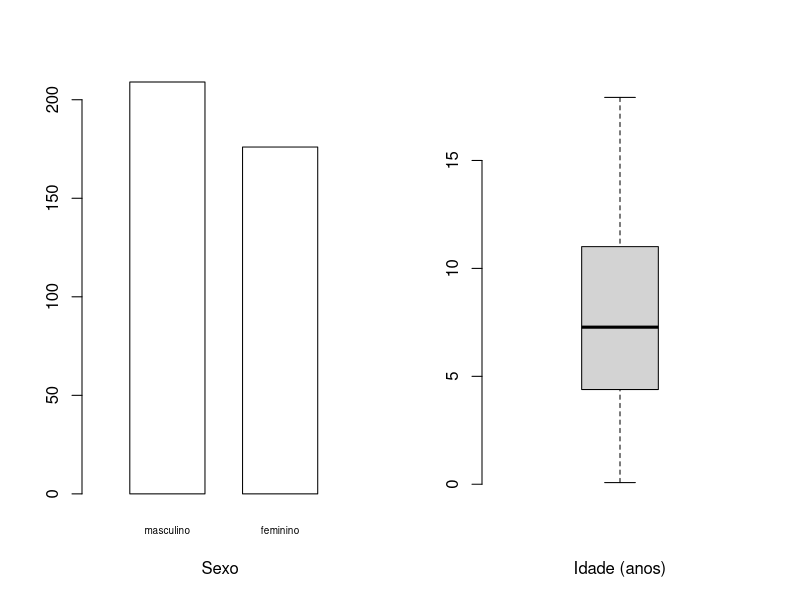
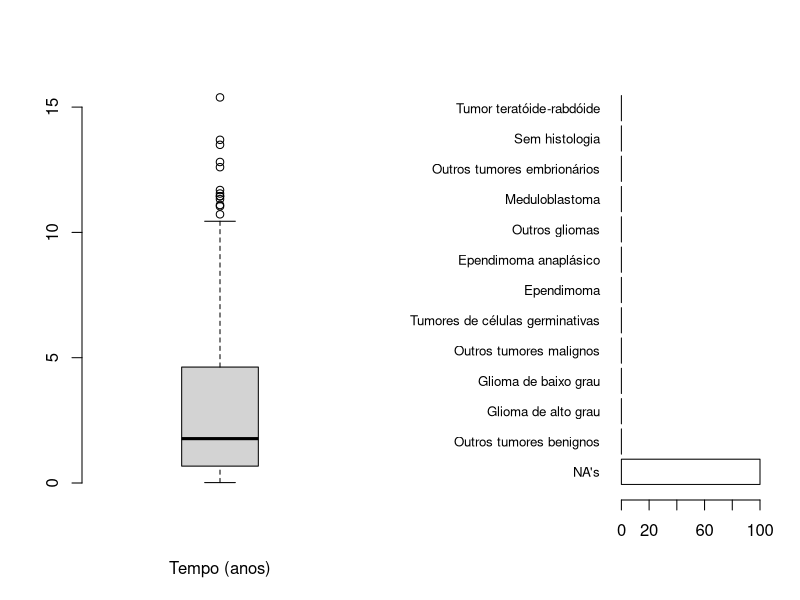
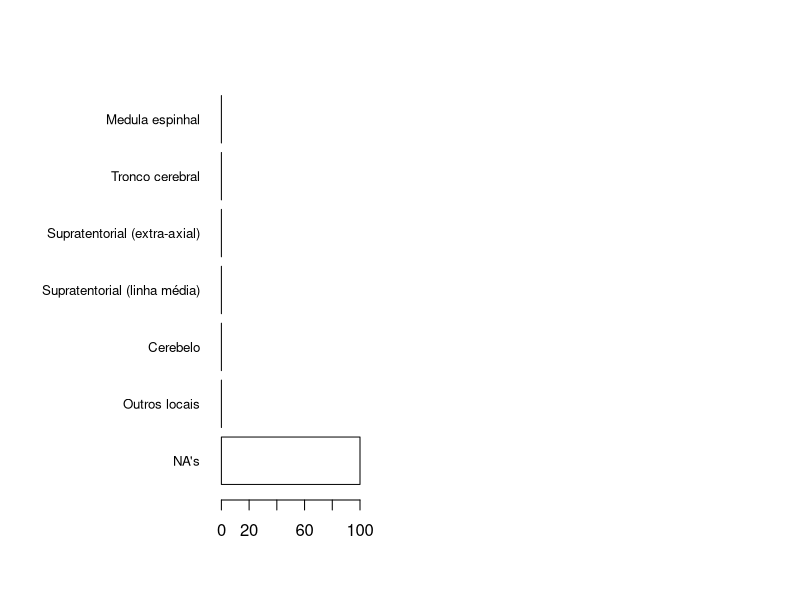

Write R code to recreate these figures, in order. (Note: this script raises an error after producing the figures.)
## ---- chunk 1
require(survival)
snc<-read.csv('../data/snc.csv')
attach(snc)
snc=snc[which(topo!="Calota craniana"&histo!="Histiocitose"&histo!="Hemangiopericitoma"
&histo!="Neuroblastoma"&histo!="Outros"),]
snc=droplevels(snc)
detach(snc)
## ---- chunk 2
attach(snc)
par(mfrow=c(1,2))
barplot(summary(as.factor(sex)),names.arg=c("masculino","feminino"),
xlab="Sexo",width=0.5,xlim=c(0,1.7),space=0.5,col=0,cex.names=0.6)
boxplot(age/365.25,xlab="Idade (anos)",boxwex=0.6,staplewex=0.4,
frame.plot=F,cex.names=0.6)
## ---- chunk 3
boxplot(follow/365.25,xlab="Tempo (anos)",boxwex=0.6,staplewex=0.4,
frame.plot=F,cex.names=0.8)
## ---- chunk 4
require(reshape)
snc$histo.group=combine_factor(histo,c(1,2,3,3,3,3,4,5,5,1,5,6,7,4,8,8,8,8,5,
2,8,1,9,9,9,9,10,4,1,1,1,1,8,8,1,10,4,1,11,5,10,12,3))
levels(snc$histo.group)=c("Outros tumores benignos","Glioma de alto grau",
"Glioma de baixo grau","Outros tumores malignos","Tumores de células germinativas",
"Ependimoma","Ependimoma anaplásico","Outros gliomas","Meduloblastoma","Outros tumores embrionários",
"Sem histologia","Tumor teratóide-rabdóide")
par(las=1)
par(mar=c(5,11,4,2))
barplot(sort(summary(snc$histo.group)*100/sum(summary(snc$histo.group)),decreasing=T),
col="white",horiz=T,cex.names=0.8)
## ---- chunk 5
require(reshape)
snc$topo.group=combine_factor(topo,c(1,1,2,2,2,3,3,3,3,4,2,6,6,6,6,4,1,4,4,4,4,5,5,5,5,4))
levels(snc$topo.group)=c("Outros locais","Cerebelo","Supratentorial (linha média)","Supratentorial (extra-axial)","Tronco cerebral","Medula espinhal")
par(las=1)
par(mar=c(5,11,4,2))
barplot(sort(summary(snc$topo.group)*100/sum(summary(snc$topo.group)),decreasing=T),
col="white",horiz=T,cex.names=0.8)
## ---- chunk 6
snc$who.g=combine_factor(histo,c(1,2,3,1,3,1,4,4,4,1,4,3,2,4,1,2,3,1,4,
2,3,1,4,4,4,4,4,4,1,3,1,1,3,2,1,4,4,1,5,4,4,4,3))
levels(snc$who.g)=c("I","III","II","IV","Sem histologia")
who.score=summary(snc$who.g)[c(1,3,2,4,5)]
ecog.score<-summary(as.factor(ecog))[1:5]
par(mfrow=c(1,2))
barplot(who.score*100/sum(who.score),col="white",cex.names=0.6)
barplot(ecog.score*100/sum(ecog.score),col="white",cex.names=0.6)
## ---- chunk 7
require(VennDiagram)
grid.newpage()
draw.triple.venn  (area1 = 299,
		 area2 = 210,
		 area3 = 281,
		 n12 = 148,
		 n23 = 176,
		 n13 = 195,
		 n123 = 118,
		 category = c('Cirurgia','Radioterapia','Quimioterapia'),
		 fill = c('gray90','gray70','gray50'),
		 )
